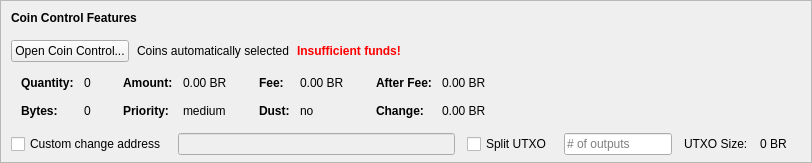
    <widget class="QFrame" name="frameCoinControl">
     <property name="sizePolicy">
      <sizepolicy hsizetype="Expanding" vsizetype="Expanding">
       <horstretch>0</horstretch>
       <verstretch>0</verstretch>
      </sizepolicy>
     </property>
     <property name="maximumSize">
      <size>
       <width>16777215</width>
       <height>16777215</height>
      </size>
     </property>
     <property name="frameShape">
      <enum>QFrame::StyledPanel</enum>
     </property>
     <property name="frameShadow">
      <enum>QFrame::Sunken</enum>
     </property>
     <layout class="QVBoxLayout" name="verticalLayoutCoinControl2">
      <property name="spacing">
       <number>0</number>
      </property>
      <property name="leftMargin">
       <number>0</number>
      </property>
      <property name="topMargin">
       <number>0</number>
      </property>
      <property name="rightMargin">
       <number>0</number>
      </property>
      <property name="bottomMargin">
       <number>6</number>
      </property>
      <item>
       <layout class="QVBoxLayout" name="verticalLayoutCoinControl" stretch="0,0,0,0,1">
        <property name="spacing">
         <number>0</number>
        </property>
        <property name="leftMargin">
         <number>10</number>
        </property>
        <property name="topMargin">
         <number>10</number>
        </property>
        <item>
         <layout class="QHBoxLayout" name="horizontalLayoutCoinControl1">
          <property name="bottomMargin">
           <number>15</number>
          </property>
          <item>
           <widget class="QLabel" name="labelCoinControlFeatures">
            <property name="sizePolicy">
             <sizepolicy hsizetype="Preferred" vsizetype="Maximum">
              <horstretch>0</horstretch>
              <verstretch>0</verstretch>
             </sizepolicy>
            </property>
            <property name="font">
             <font>
              <weight>75</weight>
              <bold>true</bold>
             </font>
            </property>
            <property name="styleSheet">
             <string notr="true">font-weight:bold;</string>
            </property>
            <property name="text">
             <string>Coin Control Features</string>
            </property>
           </widget>
          </item>
         </layout>
        </item>
        <item>
         <layout class="QHBoxLayout" name="horizontalLayoutCoinControl2" stretch="0,0,0,0">
          <property name="spacing">
           <number>8</number>
          </property>
          <property name="bottomMargin">
           <number>10</number>
          </property>
          <item>
           <widget class="QPushButton" name="pushButtonCoinControl">
            <property name="styleSheet">
             <string notr="true"/>
            </property>
            <property name="text">
             <string>Open Coin Control...</string>
            </property>
            <property name="autoDefault">
             <bool>false</bool>
            </property>
           </widget>
          </item>
          <item>
           <widget class="QLabel" name="labelCoinControlAutomaticallySelected">
            <property name="text">
             <string>Coins automatically selected</string>
            </property>
            <property name="margin">
             <number>5</number>
            </property>
           </widget>
          </item>
          <item>
           <widget class="QLabel" name="labelCoinControlInsuffFunds">
            <property name="font">
             <font>
              <weight>75</weight>
              <bold>true</bold>
             </font>
            </property>
            <property name="styleSheet">
             <string notr="true">color:red;font-weight:bold;</string>
            </property>
            <property name="text">
             <string>Insufficient funds!</string>
            </property>
            <property name="margin">
             <number>5</number>
            </property>
           </widget>
          </item>
          <item>
           <spacer name="horizontalSpacerCoinControl">
            <property name="orientation">
             <enum>Qt::Horizontal</enum>
            </property>
            <property name="sizeHint" stdset="0">
             <size>
              <width>40</width>
              <height>1</height>
             </size>
            </property>
           </spacer>
          </item>
         </layout>
        </item>
        <item>
         <widget class="QWidget" name="widgetCoinControl" native="true">
          <property name="sizePolicy">
           <sizepolicy hsizetype="Preferred" vsizetype="Preferred">
            <horstretch>0</horstretch>
            <verstretch>0</verstretch>
           </sizepolicy>
          </property>
          <property name="minimumSize">
           <size>
            <width>0</width>
            <height>0</height>
           </size>
          </property>
          <property name="styleSheet">
           <string notr="true"/>
          </property>
          <layout class="QHBoxLayout" name="horizontalLayoutCoinControl5">
           <property name="leftMargin">
            <number>0</number>
           </property>
           <property name="topMargin">
            <number>0</number>
           </property>
           <property name="rightMargin">
            <number>0</number>
           </property>
           <property name="bottomMargin">
            <number>0</number>
           </property>
           <item>
            <layout class="QHBoxLayout" name="horizontalLayoutCoinControl3" stretch="0,0,0,1">
             <property name="spacing">
              <number>20</number>
             </property>
             <property name="topMargin">
              <number>0</number>
             </property>
             <property name="bottomMargin">
              <number>10</number>
             </property>
             <item>
              <layout class="QFormLayout" name="formLayoutCoinControl1">
               <property name="horizontalSpacing">
                <number>10</number>
               </property>
               <property name="verticalSpacing">
                <number>14</number>
               </property>
               <property name="leftMargin">
                <number>10</number>
               </property>
               <property name="topMargin">
                <number>4</number>
               </property>
               <property name="rightMargin">
                <number>6</number>
               </property>
               <item row="0" column="0">
                <widget class="QLabel" name="labelCoinControlQuantityText">
                 <property name="font">
                  <font>
                   <weight>75</weight>
                   <bold>true</bold>
                  </font>
                 </property>
                 <property name="text">
                  <string>Quantity:</string>
                 </property>
                 <property name="margin">
                  <number>0</number>
                 </property>
                </widget>
               </item>
               <item row="0" column="1">
                <widget class="QLabel" name="labelCoinControlQuantity">
                 <property name="cursor">
                  <cursorShape>IBeamCursor</cursorShape>
                 </property>
                 <property name="contextMenuPolicy">
                  <enum>Qt::ActionsContextMenu</enum>
                 </property>
                 <property name="text">
                  <string notr="true">0</string>
                 </property>
                 <property name="margin">
                  <number>0</number>
                 </property>
                 <property name="textInteractionFlags">
                  <set>Qt::LinksAccessibleByMouse|Qt::TextSelectableByKeyboard|Qt::TextSelectableByMouse</set>
                 </property>
                </widget>
               </item>
               <item row="1" column="0">
                <widget class="QLabel" name="labelCoinControlBytesText">
                 <property name="font">
                  <font>
                   <weight>75</weight>
                   <bold>true</bold>
                  </font>
                 </property>
                 <property name="text">
                  <string>Bytes:</string>
                 </property>
                </widget>
               </item>
               <item row="1" column="1">
                <widget class="QLabel" name="labelCoinControlBytes">
                 <property name="cursor">
                  <cursorShape>IBeamCursor</cursorShape>
                 </property>
                 <property name="contextMenuPolicy">
                  <enum>Qt::ActionsContextMenu</enum>
                 </property>
                 <property name="text">
                  <string notr="true">0</string>
                 </property>
                 <property name="textInteractionFlags">
                  <set>Qt::LinksAccessibleByMouse|Qt::TextSelectableByKeyboard|Qt::TextSelectableByMouse</set>
                 </property>
                </widget>
               </item>
              </layout>
             </item>
             <item>
              <layout class="QFormLayout" name="formLayoutCoinControl2">
               <property name="horizontalSpacing">
                <number>10</number>
               </property>
               <property name="verticalSpacing">
                <number>14</number>
               </property>
               <property name="leftMargin">
                <number>6</number>
               </property>
               <property name="topMargin">
                <number>4</number>
               </property>
               <property name="rightMargin">
                <number>6</number>
               </property>
               <item row="0" column="0">
                <widget class="QLabel" name="labelCoinControlAmountText">
                 <property name="font">
                  <font>
                   <weight>75</weight>
                   <bold>true</bold>
                  </font>
                 </property>
                 <property name="text">
                  <string>Amount:</string>
                 </property>
                 <property name="margin">
                  <number>0</number>
                 </property>
                </widget>
               </item>
               <item row="0" column="1">
                <widget class="QLabel" name="labelCoinControlAmount">
                 <property name="cursor">
                  <cursorShape>IBeamCursor</cursorShape>
                 </property>
                 <property name="contextMenuPolicy">
                  <enum>Qt::ActionsContextMenu</enum>
                 </property>
                 <property name="text">
                  <string notr="true">0.00 BR</string>
                 </property>
                 <property name="textInteractionFlags">
                  <set>Qt::LinksAccessibleByMouse|Qt::TextSelectableByKeyboard|Qt::TextSelectableByMouse</set>
                 </property>
                </widget>
               </item>
               <item row="1" column="0">
                <widget class="QLabel" name="labelCoinControlPriorityText">
                 <property name="font">
                  <font>
                   <weight>75</weight>
                   <bold>true</bold>
                  </font>
                 </property>
                 <property name="text">
                  <string>Priority:</string>
                 </property>
                </widget>
               </item>
               <item row="1" column="1">
                <widget class="QLabel" name="labelCoinControlPriority">
                 <property name="cursor">
                  <cursorShape>IBeamCursor</cursorShape>
                 </property>
                 <property name="contextMenuPolicy">
                  <enum>Qt::ActionsContextMenu</enum>
                 </property>
                 <property name="text">
                  <string>medium</string>
                 </property>
                 <property name="textInteractionFlags">
                  <set>Qt::LinksAccessibleByMouse|Qt::TextSelectableByKeyboard|Qt::TextSelectableByMouse</set>
                 </property>
                </widget>
               </item>
              </layout>
             </item>
             <item>
              <layout class="QFormLayout" name="formLayoutCoinControl3">
               <property name="horizontalSpacing">
                <number>10</number>
               </property>
               <property name="verticalSpacing">
                <number>14</number>
               </property>
               <property name="leftMargin">
                <number>6</number>
               </property>
               <property name="topMargin">
                <number>4</number>
               </property>
               <property name="rightMargin">
                <number>6</number>
               </property>
               <item row="0" column="0">
                <widget class="QLabel" name="labelCoinControlFeeText">
                 <property name="font">
                  <font>
                   <weight>75</weight>
                   <bold>true</bold>
                  </font>
                 </property>
                 <property name="text">
                  <string>Fee:</string>
                 </property>
                 <property name="margin">
                  <number>0</number>
                 </property>
                </widget>
               </item>
               <item row="0" column="1">
                <widget class="QLabel" name="labelCoinControlFee">
                 <property name="cursor">
                  <cursorShape>IBeamCursor</cursorShape>
                 </property>
                 <property name="contextMenuPolicy">
                  <enum>Qt::ActionsContextMenu</enum>
                 </property>
                 <property name="text">
                  <string notr="true">0.00 BR</string>
                 </property>
                 <property name="textInteractionFlags">
                  <set>Qt::LinksAccessibleByMouse|Qt::TextSelectableByKeyboard|Qt::TextSelectableByMouse</set>
                 </property>
                </widget>
               </item>
               <item row="1" column="0">
                <widget class="QLabel" name="labelCoinControlLowOutputText">
                 <property name="font">
                  <font>
                   <weight>75</weight>
                   <bold>true</bold>
                  </font>
                 </property>
                 <property name="text">
                  <string>Dust:</string>
                 </property>
                </widget>
               </item>
               <item row="1" column="1">
                <widget class="QLabel" name="labelCoinControlLowOutput">
                 <property name="cursor">
                  <cursorShape>IBeamCursor</cursorShape>
                 </property>
                 <property name="contextMenuPolicy">
                  <enum>Qt::ActionsContextMenu</enum>
                 </property>
                 <property name="text">
                  <string>no</string>
                 </property>
                 <property name="textInteractionFlags">
                  <set>Qt::LinksAccessibleByMouse|Qt::TextSelectableByKeyboard|Qt::TextSelectableByMouse</set>
                 </property>
                </widget>
               </item>
              </layout>
             </item>
             <item>
              <layout class="QFormLayout" name="formLayoutCoinControl4">
               <property name="horizontalSpacing">
                <number>10</number>
               </property>
               <property name="verticalSpacing">
                <number>14</number>
               </property>
               <property name="leftMargin">
                <number>6</number>
               </property>
               <property name="topMargin">
                <number>4</number>
               </property>
               <property name="rightMargin">
                <number>6</number>
               </property>
               <item row="0" column="0">
                <widget class="QLabel" name="labelCoinControlAfterFeeText">
                 <property name="font">
                  <font>
                   <weight>75</weight>
                   <bold>true</bold>
                  </font>
                 </property>
                 <property name="text">
                  <string>After Fee:</string>
                 </property>
                 <property name="margin">
                  <number>0</number>
                 </property>
                </widget>
               </item>
               <item row="0" column="1">
                <widget class="QLabel" name="labelCoinControlAfterFee">
                 <property name="cursor">
                  <cursorShape>IBeamCursor</cursorShape>
                 </property>
                 <property name="contextMenuPolicy">
                  <enum>Qt::ActionsContextMenu</enum>
                 </property>
                 <property name="text">
                  <string notr="true">0.00 BR</string>
                 </property>
                 <property name="textInteractionFlags">
                  <set>Qt::LinksAccessibleByMouse|Qt::TextSelectableByKeyboard|Qt::TextSelectableByMouse</set>
                 </property>
                </widget>
               </item>
               <item row="1" column="0">
                <widget class="QLabel" name="labelCoinControlChangeText">
                 <property name="font">
                  <font>
                   <weight>75</weight>
                   <bold>true</bold>
                  </font>
                 </property>
                 <property name="text">
                  <string>Change:</string>
                 </property>
                </widget>
               </item>
               <item row="1" column="1">
                <widget class="QLabel" name="labelCoinControlChange">
                 <property name="cursor">
                  <cursorShape>IBeamCursor</cursorShape>
                 </property>
                 <property name="contextMenuPolicy">
                  <enum>Qt::ActionsContextMenu</enum>
                 </property>
                 <property name="text">
                  <string notr="true">0.00 BR</string>
                 </property>
                 <property name="textInteractionFlags">
                  <set>Qt::LinksAccessibleByMouse|Qt::TextSelectableByKeyboard|Qt::TextSelectableByMouse</set>
                 </property>
                </widget>
               </item>
              </layout>
             </item>
            </layout>
           </item>
          </layout>
         </widget>
        </item>
        <item>
         <layout class="QHBoxLayout" name="horizontalLayoutCoinControl4" stretch="0,0,0,0,0,0,0">
          <property name="spacing">
           <number>12</number>
          </property>
          <property name="sizeConstraint">
           <enum>QLayout::SetDefaultConstraint</enum>
          </property>
          <property name="topMargin">
           <number>5</number>
          </property>
          <property name="rightMargin">
           <number>5</number>
          </property>
          <item>
           <widget class="QCheckBox" name="checkBoxCoinControlChange">
            <property name="toolTip">
             <string>If this is activated, but the change address is empty or invalid, change will be sent to a newly generated address.</string>
            </property>
            <property name="text">
             <string>Custom change address</string>
            </property>
           </widget>
          </item>
          <item>
           <widget class="QValidatedLineEdit" name="lineEditCoinControlChange">
            <property name="enabled">
             <bool>false</bool>
            </property>
            <property name="sizePolicy">
             <sizepolicy hsizetype="Expanding" vsizetype="Fixed">
              <horstretch>0</horstretch>
              <verstretch>0</verstretch>
             </sizepolicy>
            </property>
           </widget>
          </item>
          <item>
           <widget class="QCheckBox" name="splitBlockCheckBox">
            <property name="text">
             <string>Split UTXO</string>
            </property>
           </widget>
          </item>
          <item>
           <widget class="QLineEdit" name="splitBlockLineEdit">
            <property name="sizePolicy">
             <sizepolicy hsizetype="Fixed" vsizetype="Fixed">
              <horstretch>50</horstretch>
              <verstretch>0</verstretch>
             </sizepolicy>
            </property>
            <property name="placeholderText">
             <string># of outputs</string>
            </property>
           </widget>
          </item>
          <item>
           <widget class="QLabel" name="labelBlockSizeText">
            <property name="text">
             <string>UTXO Size:</string>
            </property>
           </widget>
          </item>
          <item>
           <widget class="QLabel" name="labelBlockSize">
            <property name="text">
             <string>0 BR</string>
            </property>
           </widget>
          </item>
          <item>
           <widget class="QLabel" name="labelCoinControlChangeLabel">
            <property name="sizePolicy">
             <sizepolicy hsizetype="Preferred" vsizetype="Expanding">
              <horstretch>0</horstretch>
              <verstretch>0</verstretch>
             </sizepolicy>
            </property>
            <property name="minimumSize">
             <size>
              <width>0</width>
              <height>0</height>
             </size>
            </property>
            <property name="text">
             <string/>
            </property>
            <property name="margin">
             <number>3</number>
            </property>
           </widget>
          </item>
         </layout>
        </item>
        <item>
         <spacer name="verticalSpacerCoinControl">
          <property name="orientation">
           <enum>Qt::Vertical</enum>
          </property>
          <property name="sizeHint" stdset="0">
           <size>
            <width>800</width>
            <height>1</height>
           </size>
          </property>
         </spacer>
        </item>
       </layout>
      </item>
     </layout>
    </widget>
